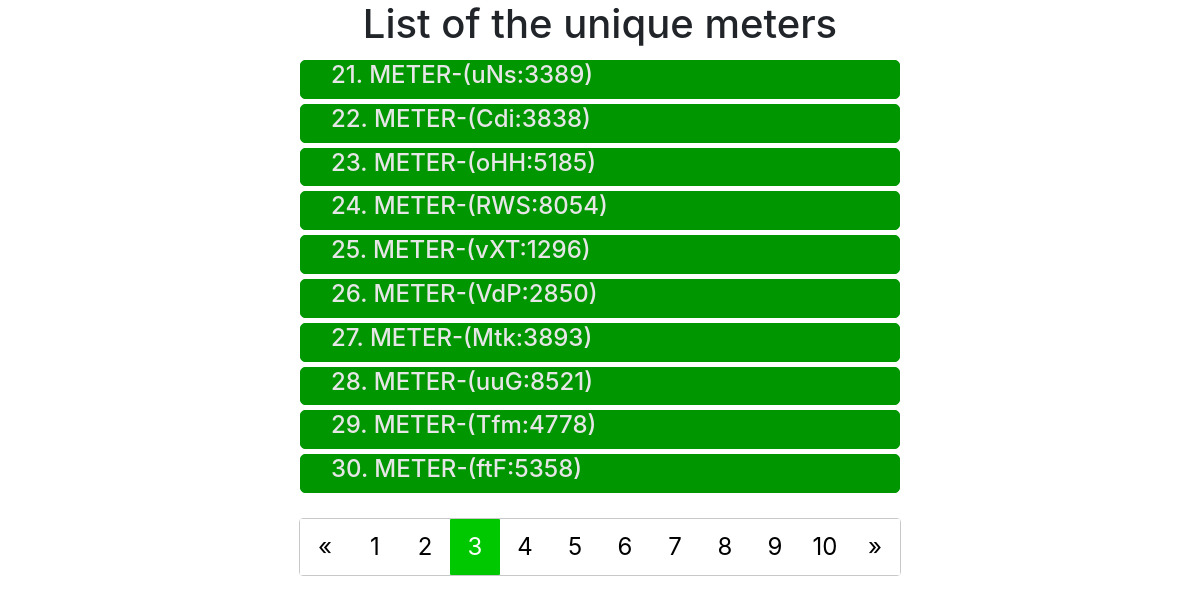
Screenshot of /meters?page=3 with the database file from the repository.
### database.py (models this page shows, shortened)
class Meter(db.Model):
    __tablename__ = "meters"
    id = db.Column(db.Integer, primary_key=True)
    label = db.Column(db.String)
    def __repr__(self):
        return f"{self.id} - {self.label}"

### api/meter.py (the view)
@meter_routes.route("/meters", methods=["GET"])
def get_meters_list():
    page = request.args.get("page", default=1, type=int)
    per_page = request.args.get("per_page", default=10, type=int)
    query = Meter.query.paginate(page=page, per_page=per_page)
    meters = query.items
    print(meters)
    return render_template(
        "meter.html",
        title="Coding Challenge 1",
        meters=meters,
        page=page,
        pages=query.pages,
        next_num=query.next_num,
        prev_num=query.prev_num,
        has_prev=query.has_prev,
        has_next=query.has_next,
    )

### templates/meter.html
{% extends 'base.html' %}
{% block content %}
<div class="heading">
    <h1 class="center">List of the unique meters</h1>
</div>
<div class="display-box">
    {% for meter in meters %}
    <div class="card">
        <a href='/meters/{{ meter["id"] }}' target="_blank">
            <h2>{{ meter["id"] }}. {{ meter["label"] }}</h2>
        </a>
    </div>
    {% endfor %}
</div>
<div class="buttons-align">
    <div class="pagination">
        {% if has_prev %}
        <a href="/meters?page={{prev_num}}"> &laquo; </a>
        {% else %}
        <a href="" disabled> &laquo; </a>
        {% endif %}
        {% for num in range(1, pages + 1) %}
        {% if num == page %}
        <a href="/meters?page={{num}}" class="active">{{num}}</a>
        {% else %}
        <a href="/meters?page={{num}}">{{num}}</a>
        {% endif %}
        {% endfor %}
        {% if has_next %}
        <a href="/meters?page={{next_num}}"> &raquo; </a>
        {% else %}
        <a href="" disabled> &raquo; </a>
        {% endif %}
    </div>
</div>
{% endblock %}

### static/style.css (style rules this page uses)
:root { --big_font: 24px; --small_font: 16px; --dark_green: rgb(0, 150, 0); --light_green: rgb(0, 200, 0); --box-size: 50px; }
a { text-decoration: none !important; }
.center { text-align: center; }
.display-box { margin-top: 1%; }
h2 { font-size: var(--big_font); color: rgb(230, 230, 230); }
.card { background: var(--dark_green); margin: 5px auto; border: 1px var(--dark_green) solid; padding-left: 30px; width: 40%; min-width: 600px; border-radius: 5px; }
.buttons-align { display: flex; justify-content: center; }
.pagination { margin: 20px auto; border: 1px rgb(200, 200, 200) solid; display: flex; justify-content: center; }
.pagination a { border-radius: 1px; background: white; width: auto; min-width: var(--box-size); height: auto; text-align: center; font-size: var(--big_font); color: black; padding: 10px 10px; margin: auto auto; }
.pagination a.active { border-radius: 1px; background: var(--light_green); width: auto; min-width: var(--box-size); height: auto; text-align: center; font-size: var(--big_font); color: white; padding: auto 10px; margin: auto auto; }

### rows the page displays
Meter: id "21", label "METER-(uNs:3389)"
Meter: id "22", label "METER-(Cdi:3838)"
Meter: id "23", label "METER-(oHH:5185)"
Meter: id "24", label "METER-(RWS:8054)"
Meter: id "25", label "METER-(vXT:1296)"
Meter: id "26", label "METER-(VdP:2850)"
Meter: id "27", label "METER-(Mtk:3893)"
Meter: id "28", label "METER-(uuG:8521)"
Meter: id "29", label "METER-(Tfm:4778)"
Meter: id "30", label "METER-(ftF:5358)"

### other values shown
{{ num }} "1" "2" "4" "5" "6" "7" "8" "9" "10"
{{ num }} "3"
